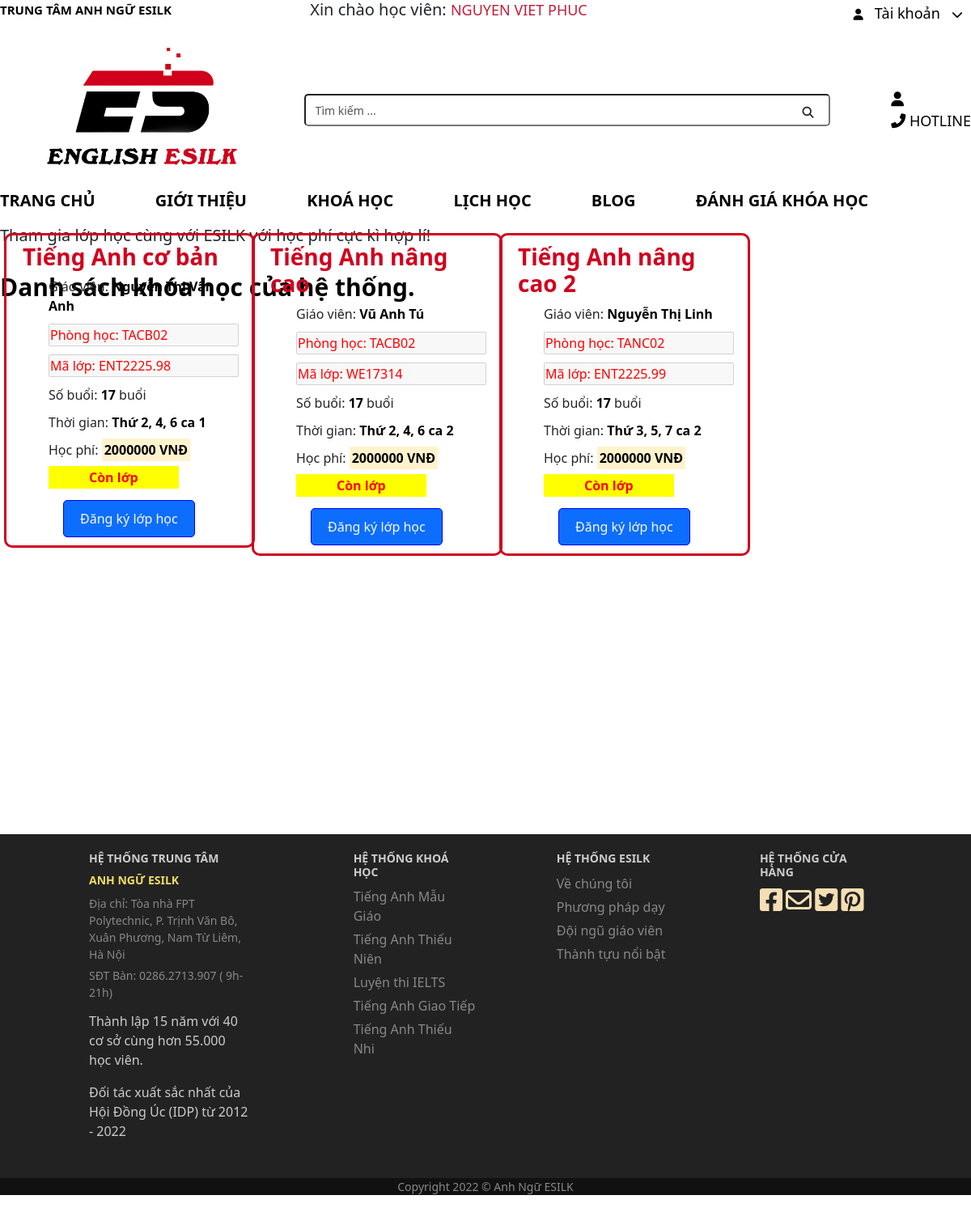
Page /index.php?ctrl=dklop (signed in) on the committed database.
### tables this page shows
CREATE TABLE `classes` (
  `id` int(11) NOT NULL,
  `room_id` int(10) NOT NULL,
  `class_code` varchar(255) DEFAULT NULL,
  `class_name` varchar(20) NOT NULL,
  `subject` varchar(255) DEFAULT NULL,
  `teacher_id` int(10) DEFAULT NULL,
  `number_session` int(11) DEFAULT NULL,
  `schedule_id` int(11) DEFAULT NULL,
  `status` varchar(255) DEFAULT NULL,
  `price` int(11) DEFAULT NULL
);

CREATE TABLE `teacher` (
  `id_teacher` int(10) NOT NULL,
  `name_teacher` varchar(20) NOT NULL
);

CREATE TABLE `rooms` (
  `id_room` int(11) NOT NULL,
  `rooms_name` varchar(255) DEFAULT NULL
);

CREATE TABLE `schedule` (
  `id` int(11) NOT NULL,
  `schedule_detail` varchar(255) DEFAULT NULL
);

### dao/pdo.php (called while the page is built, shortened)
<?php
    function pdo_get_connect(){
    $hostname = "localhost";
    $dbname = "db_esilk";
    $username = "root";
    $password = "";
    try {
        $connect = new PDO("mysql:host=$hostname;dbname=$dbname;charset=utf8", $username, $password);
        $connect->setAttribute(PDO::ATTR_ERRMODE, PDO::ERRMODE_EXCEPTION);
        return $connect;
    } catch (PDOException $e) {
        echo "Lỗi kết nối: ".$e->getMessage();
    }
    }
    function pdo_query($sql){
        $sql_args = array_slice(func_get_args(), 1);
        try {
            $connect = pdo_get_connect();
            $query = $connect->prepare($sql);
            $query->execute($sql_args);
            $qmd = $query->fetchAll(PDO::FETCH_ASSOC);
            return $qmd;
        } catch (PDOException $e) {
            throw $e;
         } finally{
             unset($connect);
         }
    }

### dao/class_dao.php (called while the page is built, shortened)
<?php
function class_list(){
$sql= "SELECT classes.id, classes.class_name, rooms.rooms_name, classes.class_code, classes.number_session, classes.price, classes.status, teacher.name_teacher, schedule.schedule_detail FROM `classes` INNER JOIN rooms on classes.room_id=rooms.id_room
 INNER JOIN schedule on classes.schedule_id=schedule.id INNER JOIN teacher on classes.teacher_id=teacher.id_teacher";
return pdo_query($sql);
}
?>

### view/danhsachlop.php (the view, shortened to what this page needs)
   <?php
        if (is_array($classes) && isset($classes) && !empty($classes)) {
   ?>
    <h5 class="title-hocphi">Tham gia lớp học cùng với ESILK với học phí cực kì hợp lí!</h5>
        <br>
        <div class="porto-u-main-heading">
            <h2 style="font-weight:700;color:#000000;font-size:30px;line-height:40px;">Danh sách khóa học của hệ thống.</h2>
        <video width="1300" hieght="500"  autoplay loop preload>
        <source src="./public/video/to Esilk.mp4" type="video/mp4">
      </video>
        </div>
        <div class="porto-price-boxes pricing-table  pricing-table-flat">
            <div class="row">
            <?php foreach($classes as $value){
                    $id_lophoc = $value['id'];
                ?>
                <div class=" col-lg-3 col-md-6 ">
                    <form action="index.php?ctrl=dklop" method="POST">
                    <div class="border-item box-course">
                    <div class="porto-price-box plan  plan-custom plan-btn-bottom">
                        <h3><strong style="color: #D0001E;"><?=$value['class_name'];?></strong>
                        </h3>
                        <ul class="list_course">
                            <li><span>Giáo viên:</span> <strong  style="color: #000000;"><?=$value['name_teacher'];?></strong></li>
                            <input type="text" name="rooms_name" value="Phòng học: <?=$value['rooms_name'];?>" id="" disabled>
                            <input type="text" name="rooms_name" value="Mã lớp: <?=$value['class_code'];?>" id="" disabled>
                            <li><span>Số buổi:</span> <strong  style="color: #000000;"><?=$value['number_session'];?></strong> buổi</li>
                            <li><span>Thời gian:</span> <strong  style="color: #000000;"><?=$value['schedule_detail'];?></strong></li>
                            <li><span>Học phí:</span> <mark><strong><?=$value['price'];?> VNĐ</strong></mark></li>
                            <li><mark style="background-color: yellow; padding: 3px 50px;"><strong style="color: red;"><?=$value['status'];?></strong></mark></li>
                        </ul>
                        <?php if (isset($_SESSION['info_user'])) {
                         ?>
                            <a href="index.php?ctrl=sign-sourse&idlop=<?php echo $id_lophoc ?>"><input type="button" class="bg-primary text-light submit" name="submit" value="Đăng ký lớp học"></a>
                            <?php }else{
                             ?>
                            <a href="index.php?ctrl=dangnhap"><button type="button" title="" target="_self"
                            class="btn btn-modern btn-borders btn-lg btn-primary btn-bottom">Đăng ký lớp học</button></a>
                             <?php  } ?>
                    </div>
                    </div>
                    </form>
                </div>
            <?php } ?>
            </div>
        </div>
        <br>
        <br>
   <?php
        }else{
    ?>
        <h5 class="title-hocphi" style="padding: 10px 30px; background-color: yellow; color: #D0001E;">Khóa học hiện đang trống! Học viên vui lòng quay lại sau.</h5>
<?php
        }
?>

### public/css/style.css (style rules this page uses)
*, *::before, *::after { box-sizing: border-box; }
* { margin: 0; padding: 0; font: inherit; }
body { line-height: 1.5; font-family: "Roboto Condensed", sans-serif; }
img, picture, video, canvas, svg { display: block; max-width: 100%; }
input, button, textarea, select { outline: none; }
p, h1, h2, h3, h4, h5, h6 { overflow-wrap: break-word; }
.border-item { border: 3px solid #D0001E; padding: 10px 20px; border-radius: 10px; }
.list_course > li { margin-bottom: 10px; }
.list_course > input { margin-bottom: 10px; }
.list_course > input { color: red; }
.submit { padding: 10px 20px; border: 1px solid blue; border-radius: 5px; margin-left: 50px; }
.box-course { width: 310px; margin-top: -695px; margin-left: 5px; position: relative; }

### rows in the picture
classes: class_name "Tiếng Anh cơ bản", teacher.name_teacher "Nguyễn Thị Vân Anh", rooms_name "Phòng học: TACB02", rooms_name "Mã lớp: ENT2225.98", number_session "17", schedule.schedule_detail "Thứ 2, 4, 6 ca 1", price "2000000", status "Còn lớp"
classes: class_name "Tiếng Anh nâng cao", teacher.name_teacher "Vũ Anh Tú", rooms_name "Phòng học: TACB02", rooms_name "Mã lớp: WE17314", number_session "17", schedule.schedule_detail "Thứ 2, 4, 6 ca 2", price "2000000", status "Còn lớp"
classes: class_name "Tiếng Anh nâng cao 2", teacher.name_teacher "Nguyễn Thị Linh", rooms_name "Phòng học: TANC02", rooms_name "Mã lớp: ENT2225.99", number_session "17", schedule.schedule_detail "Thứ 3, 5, 7 ca 2", price "2000000", status "Còn lớp"

### other values in the picture
$name "NGUYEN VIET PHUC"
